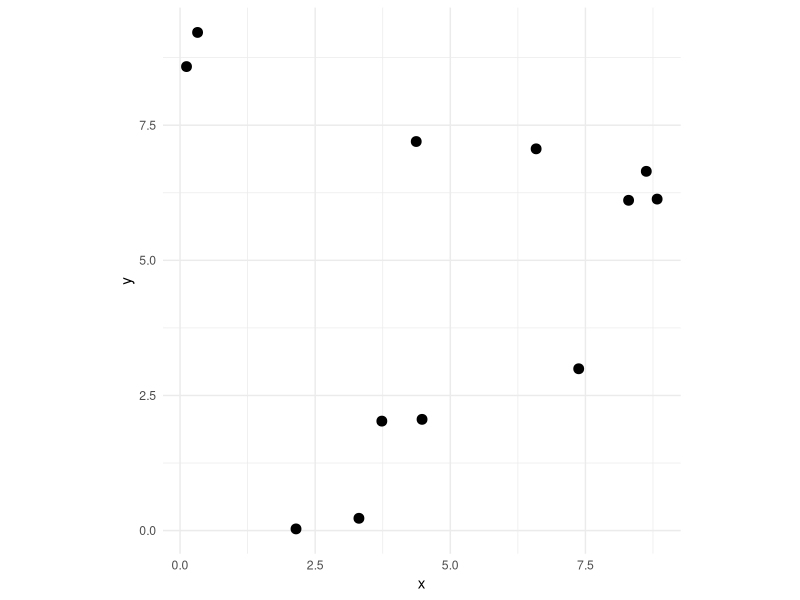
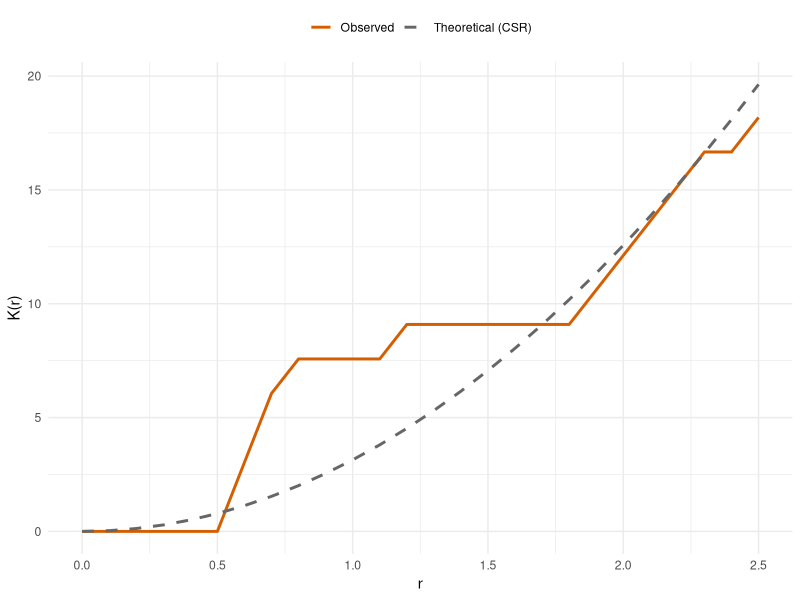
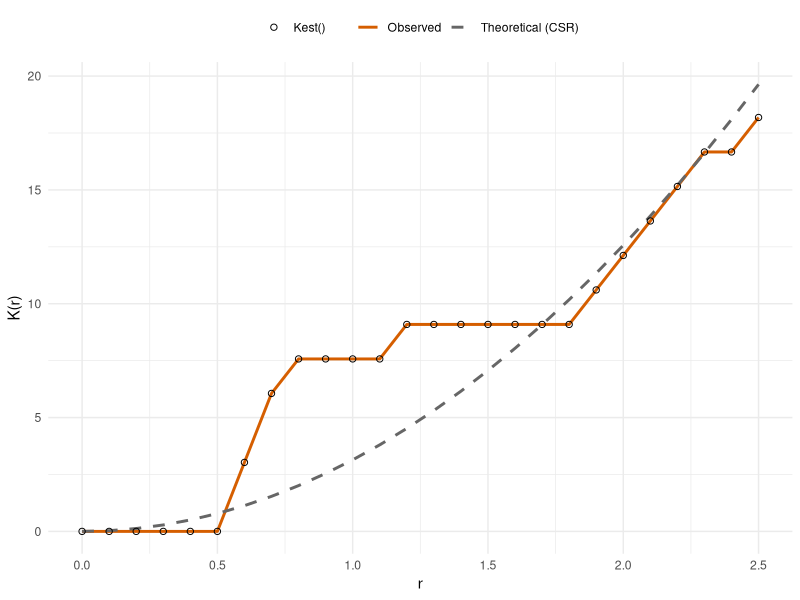

Recreate these plots in R, in order.
## ---- chunk 1
#| label: setup
#| echo: false
set.seed(1984)
## ---- chunk 2
#| label: packages
#| message: false
library(tidyverse)
library(spatstat)
## ---- chunk 3
#| label: point-pattern
n <- 12
area <- 100 # 10 x 10 = 100 square units
x <- runif(n = n, min = 0, max = 10)
y <- runif(n = n, min = 0, max = 10)

ggplot() +
  geom_point(aes(x = x, y = y), size = 3) +
  coord_fixed() +
  theme_minimal()
## ---- chunk 4
#| label: dist-matrix
Dmat <- as.matrix(dist(cbind(x, y)))
Dmat
## ---- chunk 5
#| label: dist-vector
Dvec <- c(Dmat[upper.tri(Dmat)], Dmat[lower.tri(Dmat)])
Dvec
## ---- chunk 6
#| label: k-by-hand
r <- seq(0, 2.5, by = 0.1)

Kr <- numeric(length(r))
for (i in seq_along(r)) {
  Kr[i] <- (area / (n * (n - 1))) * sum(Dvec <= r[i])
}
## ---- chunk 7
#| label: k-curve-plot
kCurves <- tibble(
  r = r,
  Observed = Kr,
  `Theoretical (CSR)` = pi * r^2
) %>%
  pivot_longer(-r, names_to = "series", values_to = "K")

ggplot(kCurves, aes(x = r, y = K, color = series, linetype = series)) +
  geom_line(linewidth = 1) +
  scale_color_manual(
    values = c("Observed" = "#D55E00", "Theoretical (CSR)" = "grey40")
  ) +
  scale_linetype_manual(
    values = c("Observed" = "solid", "Theoretical (CSR)" = "dashed")
  ) +
  labs(y = "K(r)", x = "r", color = NULL, linetype = NULL) +
  theme_minimal() +
  theme(legend.position = "top")
## ---- chunk 8
#| label: kest-check
xy <- as.ppp(cbind(x, y), W = c(0, 10, 0, 10))
xyK <- Kest(xy, r = r, correction = "none")
## ---- chunk 9
#| label: k-overlay-plot
ggplot() +
  geom_line(
    data = kCurves, aes(x = r, y = K, color = series, linetype = series),
    linewidth = 1
  ) +
  geom_point(
    data = xyK, aes(x = r, y = un, shape = "Kest()"),
    size = 1.8
  ) +
  scale_color_manual(
    values = c("Observed" = "#D55E00", "Theoretical (CSR)" = "grey40")
  ) +
  scale_linetype_manual(
    values = c("Observed" = "solid", "Theoretical (CSR)" = "dashed")
  ) +
  scale_shape_manual(values = c("Kest()" = 1)) +
  labs(y = "K(r)", x = "r", color = NULL, linetype = NULL, shape = NULL) +
  theme_minimal() +
  theme(legend.position = "top")
